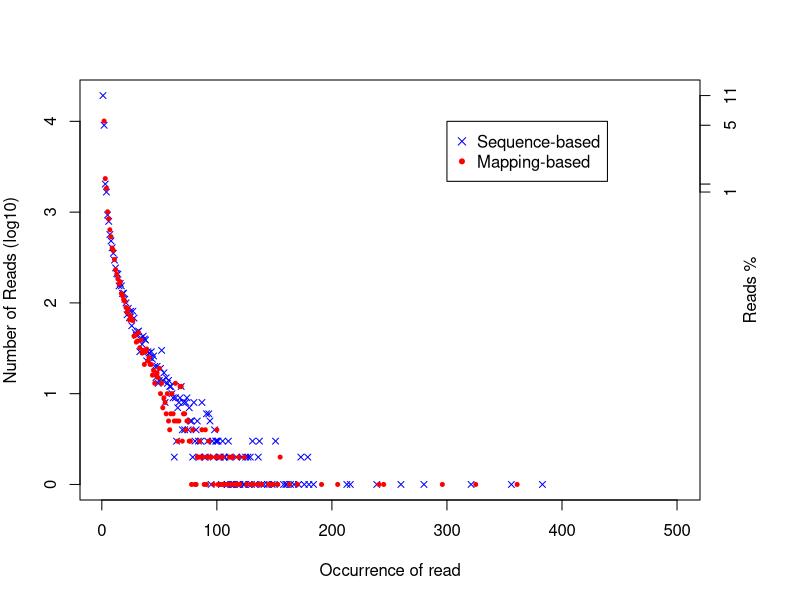

Generate this figure with R:
pdf('WT_REP1.DupRate_plot.pdf')
par(mar=c(5,4,4,5),las=0)
seq_occ=c(1,2,3,4,5,6,7,8,9,10,11,12,13,14,15,16,17,18,19,20,21,22,23,24,25,26,27,28,29,30,31,32,33,34,35,36,37,38,39,40,41,42,43,44,45,46,47,48,49,50,51,52,53,54,55,56,57,58,59,60,61,62,63,64,65,66,67,68,69,70,71,72,73,74,75,76,77,78,79,81,82,83,84,85,86,87,88,89,90,91,92,93,94,95,97,99,100,101,102,103,104,105,106,109,111,112,113,114,115,116,118,119,120,124,126,130,132,136,139,145,147,149,153,155,163,170,191,205,241,245,296,325,361)
seq_uniqRead=c(33796,10073,2340,1826,1009,845,639,536,402,379,301,232,206,184,162,171,127,120,109,104,89,78,86,65,72,65,64,43,44,37,38,47,32,39,28,30,21,29,31,23,25,21,21,16,18,13,16,17,15,19,10,13,7,9,8,6,10,5,4,6,10,6,5,13,5,3,5,12,12,3,6,6,4,5,5,3,3,1,4,1,1,2,2,3,2,4,2,1,4,1,2,3,2,2,1,2,4,1,2,1,1,2,1,1,2,1,2,2,1,1,1,2,1,2,1,1,1,1,1,1,1,1,1,2,1,1,1,1,1,1,1,1,1)
pos_occ=c(1,2,3,4,5,6,7,8,9,10,11,12,13,14,15,16,17,18,19,20,21,22,23,24,25,26,27,28,29,30,31,32,33,34,35,36,37,38,39,40,41,42,43,44,45,46,47,48,49,50,51,52,53,54,55,56,57,58,59,60,61,62,63,64,65,66,67,68,69,70,71,72,73,74,75,76,77,78,79,80,81,82,83,84,85,86,87,89,90,91,92,93,94,95,96,97,98,99,100,101,102,103,104,105,106,107,109,110,111,112,113,114,115,117,118,120,122,123,124,125,127,128,129,130,131,133,136,137,139,141,144,148,150,151,158,160,161,164,167,171,173,176,179,180,184,213,216,239,260,280,321,356,383)
pos_uniqRead=c(19236,9049,2038,1664,930,791,567,482,405,352,296,243,210,207,154,164,154,127,128,110,100,74,87,69,81,56,81,68,47,44,48,49,29,41,35,43,40,39,23,29,28,25,29,24,26,20,15,20,13,14,19,30,14,17,8,15,13,14,12,12,10,9,2,9,3,7,8,9,12,4,8,4,8,9,4,7,5,5,2,8,3,4,5,3,2,3,8,2,2,6,3,6,5,1,3,2,4,3,3,3,2,2,1,3,2,2,1,3,2,1,1,1,1,2,1,1,2,1,1,2,2,1,2,1,3,1,2,3,1,1,1,1,1,3,1,1,1,1,1,1,2,1,2,1,1,1,1,1,1,1,1,1,1)
plot(pos_occ,log10(pos_uniqRead),ylab='Number of Reads (log10)',xlab='Occurrence of read',pch=4,cex=0.8,col='blue',xlim=c(1,500),yaxt='n')
points(seq_occ,log10(seq_uniqRead),pch=20,cex=0.8,col='red')
ym=floor(max(log10(pos_uniqRead)))
legend(300,ym,legend=c('Sequence-based','Mapping-based'),col=c('blue','red'),pch=c(4,20))
axis(side=2,at=0:ym,labels=0:ym)
axis(side=4,at=c(log10(pos_uniqRead[1]),log10(pos_uniqRead[2]),log10(pos_uniqRead[3]),log10(pos_uniqRead[4])), labels=c(round(pos_uniqRead[1]*100/sum(pos_uniqRead*pos_occ)),round(pos_uniqRead[2]*100/sum(pos_uniqRead*pos_occ)),round(pos_uniqRead[3]*100/sum(pos_uniqRead*pos_occ)),round(pos_uniqRead[4]*100/sum(pos_uniqRead*pos_occ))))
mtext(4, text = "Reads %", line = 2)
dev.off()
